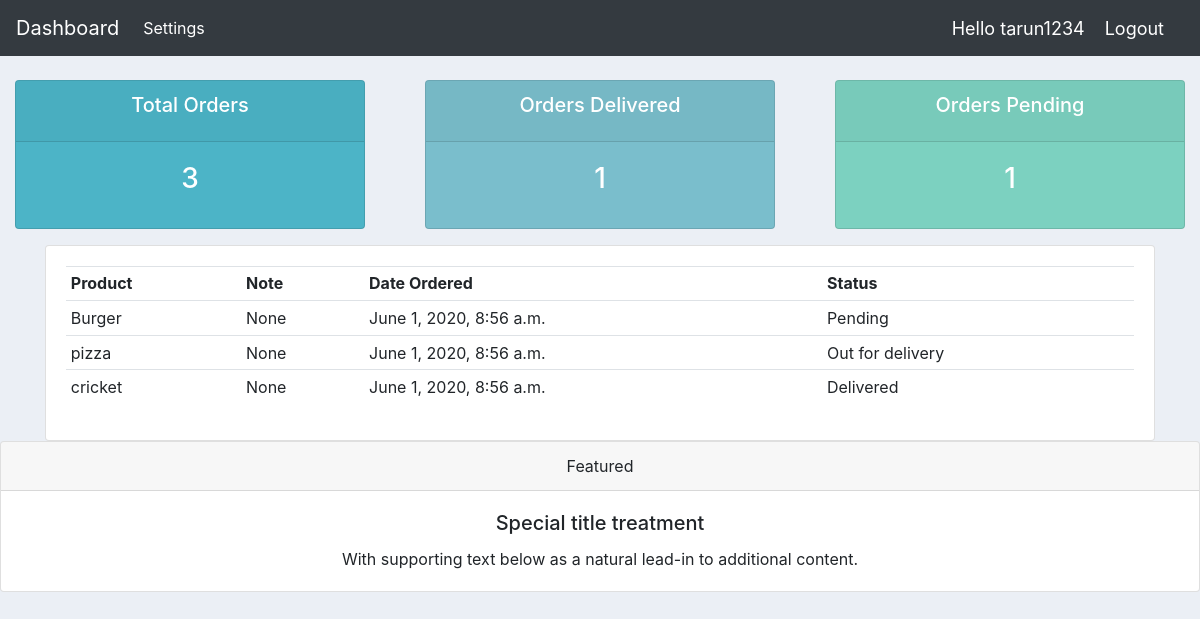
The page /user/ (signed in) on the database its author committed.
### crm/models.py (models this page shows)
class Order(models.Model):
    STATUS = (
        ('Pending', 'Pending'),
        ('Out for delivery', 'Out for delivery'),
        ('Delivered', 'Delivered'),
    )
    customer = models.ForeignKey(Customer, null=True, on_delete=models.SET_NULL)
    product = models.ForeignKey(Product, null=True, on_delete=models.SET_NULL)
    date_created = models.DateTimeField(auto_now_add=True, null=True)
    status = models.CharField(max_length=200, null=True, choices=STATUS)
    note = models.CharField(max_length=2000, null=True)
    def __str__(self):
        return self.product.name

class Product(models.Model):
    CATEGORY = (
        ('Indoor', 'Indoor'),
        ('Out Door', 'Out Door'),
    )
    name = models.CharField(max_length=200, null=True)
    price = models.FloatField(null=True)
    category = models.CharField(max_length=200, null=True, choices=CATEGORY)
    description = models.TextField(max_length=1000, null=True, blank=True)
    date_created = models.DateTimeField(auto_now_add=True, null=True)
    tag = models.ManyToManyField(Tag)
    def __str__(self):
        return self.name

### crm/decorators.py (the view)
        def wrapper_func(request, *args, **kwargs):
            group = None
            if request.user.groups.exists():
                group = request.user.groups.all()[0].name
            if group in allowed_roles:
                return view_func(request, *args, **kwargs)
            else:
                return HttpResponse('you are not allowed')

### crm/views.py (called while the page is built)
@login_required(login_url='loginPage')
@allowed_users(allowed_roles=['customer'])
def userPage(request):
    orders = request.user.customer.order_set.all()
    total_orders = orders.count()
    delivered = orders.filter(status='Delivered').count()
    pending = orders.filter(status='Pending').count()
    print('ORDERS:', orders)
    context = {'orders': orders, 'total_orders': total_orders, 'delivered': delivered, 'pending': pending}
    return render(request, 'crm/user.html', context)

### crm/templates/crm/user.html (shortened to what this page needs)
{% extends 'crm/main.html' %}
{% block content %}
{% include 'crm/status.html' %}
<div class="container">
    <div class="row">
        <div class="col-md">
            <div class="card card-body">
                <table class="table table-sm">
                    <tr>
                        <th>Product</th>
                        <th>Note</th>
                        <th>Date Ordered</th>
                        <th>Status</th>
                    </tr>
                    {% for order in orders %}
                    <tr>
                        <td>{{order.product}}</td>
                        <td>{{order.note}}</td>
                        <td>{{order.date_created}}</td>
                        <td>{{order.status}}</td>
                    </tr>
                    {% endfor %}
                </table>
            </div>
        </div>
    </div>
</div>
{% endblock %}

### crm/templates/crm/navbar.html (shortened to what this page needs)
{% load static %}
<nav class="navbar navbar-expand-lg navbar-dark bg-dark">
  <a class="navbar-brand " href="{% url 'home' %}">Dashboard</a>
  <div class="collapse navbar-collapse" id="navbarNav">
    <ul class="navbar-nav">
      {% if request.user.is_staff %}
      <li class="nav-item active">
        <a class="nav-link" href="{% url 'home' %}">Home</a>
      </li>
      <li class="nav-item active">
        <a class="nav-link" href="{% url 'products' %}">Products</a>
      </li>
      {% else %}
      <li class="nav-item active">
        <a class="nav-link" href="{% url 'accountSettings' %}">Settings</a>
      </li>
      {% endif %}
    </ul>
  </div>
  <span class="hello-msg">Hello {{request.user}}</span>
  <span><a class="hello-msg" href="{% url 'logoutUser' %}">Logout</a></span>
</nav>

### crm/static/css/main.css (style rules this page uses)
body { background-color: #ebeff5; }

### crm/templates/crm/navbar.html (style rules this page uses)
.hello-msg { font-size: 18px; color: #fff; margin-right: 20px }

### rows shown on the page
Order: product "Burger", note "None", date_created "June 1, 2020, 8:56 a.m.", status "Pending"
Order: product "pizza", note "None", date_created "June 1, 2020, 8:56 a.m.", status "Out for delivery"
Order: product "cricket", note "None", date_created "June 1, 2020, 8:56 a.m.", status "Delivered"

### other values the page prints
{{ request.user }} "tarun1234"
{{ total_orders }} "3"
{{ delivered }} "1"
{{ pending }} "1"
